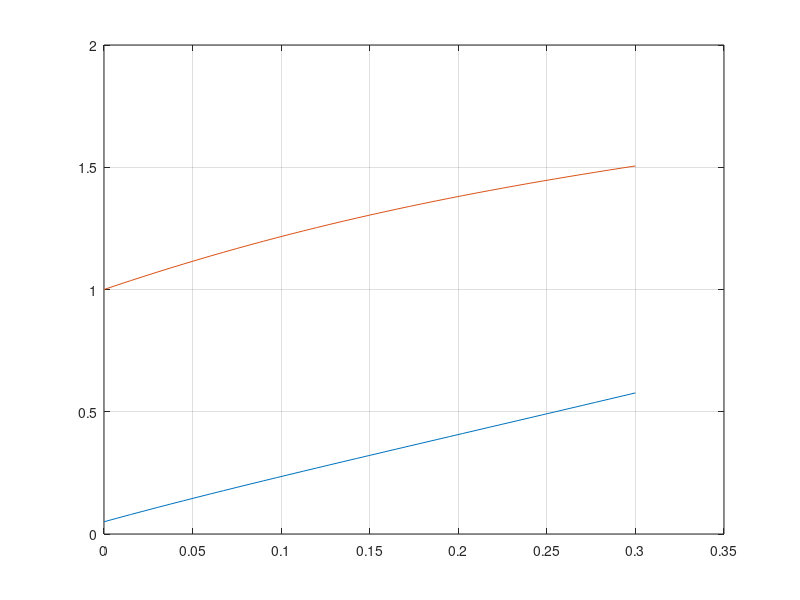

MATLAB code to generate this figure:
f1=@(t,a) [cos(a(1)+2*a(2))+2; (2/(t+2*a(1)^2))+t+1;]; 
[t,xa] = ode45(f1, [0 0.3], [1 0.05]);
plot(t,xa(:,2))
hold on

f2=@(t,a) [(2/(t+2*a(2)^2))+t+1;  cos(a(2)+2*a(1))+2;];
[t,xa] = ode45(f2, [0 0.3], [0.05 1]);
plot(t,xa(:,2))
grid on
